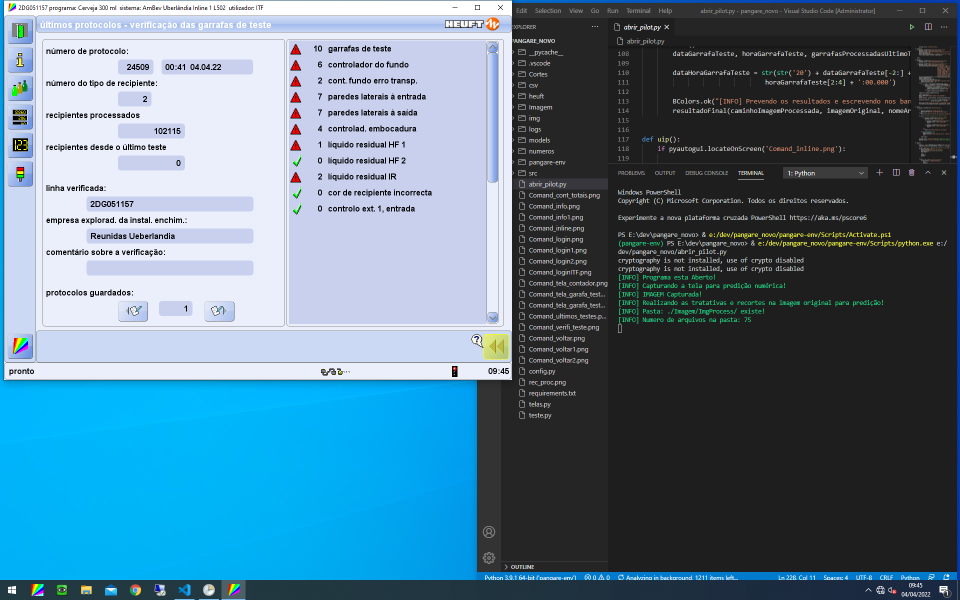
#> input picture src/img/printGrfTeste copy.png, 1920 x 1200 px (shown at 1/2 size); its folder holds only this picture in this run
$ python -i verificaGarrafaTeste.py   (imports and definitions only)
#> lines starting #> are read from the running program, lines starting #| are printed output that depends on the picture; after the words box and inside, x2 and y2 are one past the last pixel; in counts of white or black regions, pixels touching at a corner belong together
import os
import pickle
import warnings

import imutils
from cv2 import cv2
from imutils import contours, paths

from .preprocessamentoImagem import Loader, SimplePreprocessor


def detectaVerificacaoTestes(caminhoPrintTeste):

    # Coletando prints dos displays para obter as imagens:
    # Tirando o print de começo para coletar os números:
    # im = pyautogui.screenshot('C:/pangare/print.jpg') #Armazena o print para cada
    # compilação (LIBERAR QUANDO FOR UTILIZAR)
#> called with caminhoPrintTeste = '../img/printGrfTeste copy.png'
    im_uso = cv2.imread(caminhoPrintTeste)
#> im_uso is the input picture: shape (1200, 1920, 3); mean B, G, R 141.5, 122, 88.4

    data = im_uso[120:146, 327:504]
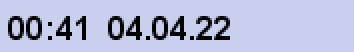
#> data: shape (26, 177, 3) (shown 2 times larger); mean B, G, R 212.4, 185.6, 178.5
    rec_proc = im_uso[248:275, 240:368]
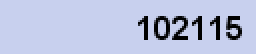
#> rec_proc: shape (27, 128, 3) (shown 2 times larger); mean B, G, R 221.2, 193.3, 185.8

    cv2.imwrite("C:/pangare/src/img/cortes" + "/Data" + ".jpg", data)
    cv2.imwrite("C:/pangare/src/img/cortes" + "/Rec_processados" + ".jpg", rec_proc)

    def recorte(display):  # display = Data ou Rec_processados
        i = 0
        im = cv2.imread("C:/pangare/src/img/cortes/" + str(display) + ".jpg")
        gray = cv2.cvtColor(im, cv2.COLOR_BGR2GRAY)
        thresh = cv2.threshold(gray, 0, 255, cv2.THRESH_BINARY_INV | cv2.THRESH_OTSU)[1]

        # Obtenção dos contornos dos números e ordenação dos mesmos da esquerda
        # para a direita (forma de leitura)
        cnts = cv2.findContours(thresh.copy(), cv2.RETR_LIST, cv2.CHAIN_APPROX_SIMPLE)
        cnts = imutils.grab_contours(cnts)
        cnts = contours.sort_contours(cnts, method="left-to-right")[0]  # Coloca os cortes na ordem de leitura

        for c in cnts:
            area = cv2.contourArea(c)
            (x, y, w, h) = cv2.boundingRect(c)
            if area > 10:
                if h > 10 and w < 10:
                    num = im[y : y + h, x : x + w]
                    cv2.imwrite("C:/pangare/src/img/numeros/" + str(display) + "/numero_" + str(i) + ".jpg", num)
                    i += 1
                elif h > 8 and w > 13 and w < 16:
                    metade = int(x + w / 2)
                    num1 = im[y - 1 : y + h + 1, x - 1 : metade]
                    num2 = im[y - 1 : y + h + 1, metade : x + w + 1]
                    cv2.imwrite("C:/pangare/src/img/numeros/" + str(display) + "/numero_" + str(i) + ".jpg", num1)
                    i += 1
                    cv2.imwrite("C:/pangare/src/img/numeros/" + str(display) + "/numero_" + str(i) + ".jpg", num2)
                    i += 1

    # Excluindo os números que já tinham sido salvos em outras compilações:
    data = list(paths.list_images("C:/pangare/src/img/numeros/Data"))
    rec_proc = list(paths.list_images("C:/pangare/src/img/numeros/Rec_processados"))

    # Deleta as imagens dos números caso elas existam nas pastas
    for i, _ in enumerate(data):
        if data != []:
            os.remove(data[i])

    for i, _ in enumerate(rec_proc):
        if rec_proc != []:
            os.remove(rec_proc[i])

    # Salvando os números em ordem de cada display:
    recorte("Data")
#> in recorte, `gray = cv2.cvtColor(im, cv2.COLOR_BGR2GRAY)`:
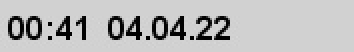
#> gray: shape (26, 177) (shown 2 times larger); min 0, max 215, mean 186.6
#> in recorte, `thresh = cv2.threshold(gray, 0, 255, cv2.THRESH_BINARY_INV | cv2.THRES..`:
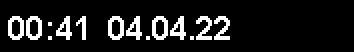
#> thresh: shape (26, 177) (shown 2 times larger); 11.2% white in thin lines or dots, all inside (x1, y1, x2, y2) = (4, 8, 115, 20)
#> in recorte, `cnts = cv2.findContours(thresh.copy(), cv2.RETR_LIST, cv2.CHAIN_APPROX..`: cnts = 21 contours, 8 with area under 20; largest, box (x1, y1, x2, y2) and area: (76, 8, 84, 20) 69, (54, 8, 62, 20) 69, (13, 8, 21, 20) 69, (4, 8, 12, 20) 69, (85, 8, 93, 20) 40
#> in recorte, `cnts = contours.sort_contours(cnts, method="left-to-right")[0]`: cnts = 21 contours, 8 with area under 20; largest, box (x1, y1, x2, y2) and area: (4, 8, 12, 20) 69, (13, 8, 21, 20) 69, (54, 8, 62, 20) 69, (76, 8, 84, 20) 69, (28, 8, 36, 20) 40
#> the loop in recorte, `for c in cnts:` made 21 passes
#> (area, x, y, w, h) on passes 1, 2, 3, 4, 7, 10, 11, 12, 15, 16, 17, 20: (69, 4, 8, 8, 12), (37, 5, 9, 6, 10), (69, 13, 8, 8, 12), (37, 14, 9, 6, 10), (40, 28, 8, 8, 12), (69, 54, 8, 8, 12), (37, 55, 9, 6, 10), (40, 63, 8, 8, 12), (69, 76, 8, 8, 12), (37, 77, 9, 6, 10), (40, 85, 8, 8, 12), (28.5, 98, 8, 8, 12)
#> after the loop in recorte, `for c in cnts:`: i = 10
    recorte("Rec_processados")
#> call 2 of recorte, with display = 'Rec_processados'
#> in recorte (call 2), `gray = cv2.cvtColor(im, cv2.COLOR_BGR2GRAY)`:
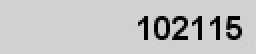
#> gray: shape (27, 128) (shown 2 times larger); min 0, max 216, mean 194.3
#> in recorte (call 2), `thresh = cv2.threshold(gray, 0, 255, cv2.THRESH_BINARY_INV | cv2.THRES..`:
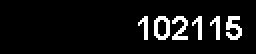
#> thresh: shape (27, 128) (shown 2 times larger); 7.3% white in thin lines or dots, all inside (x1, y1, x2, y2) = (69, 8, 121, 20)
#> in recorte (call 2), `cnts = cv2.findContours(thresh.copy(), cv2.RETR_LIST, cv2.CHAIN_APPROX..`: cnts = 7 contours, 3 with area under 20; largest, box (x1, y1, x2, y2) and area: (77, 8, 85, 20) 69, (78, 9, 84, 19) 37, (113, 8, 121, 20) 33, (86, 8, 94, 20) 28
#> the loop in recorte (call 2), `for c in cnts:` made 7 passes
#> (area, x, y, w, h) on passes 2, 3, 4, 7: (69, 77, 8, 8, 12), (37, 78, 9, 6, 10), (28.5, 86, 8, 8, 12), (33, 113, 8, 8, 12)
#> after the loop in recorte (call 2), `for c in cnts:`: i = 6

    # Carrega o modelo "modelo_knn.pkl" para a variável model
    with warnings.catch_warnings():
        warnings.simplefilter("ignore", category=UserWarning)
#> (the run stopped early here; a loop or call above may not have finished)

$ run again, on src/img/printGrfTeste.png
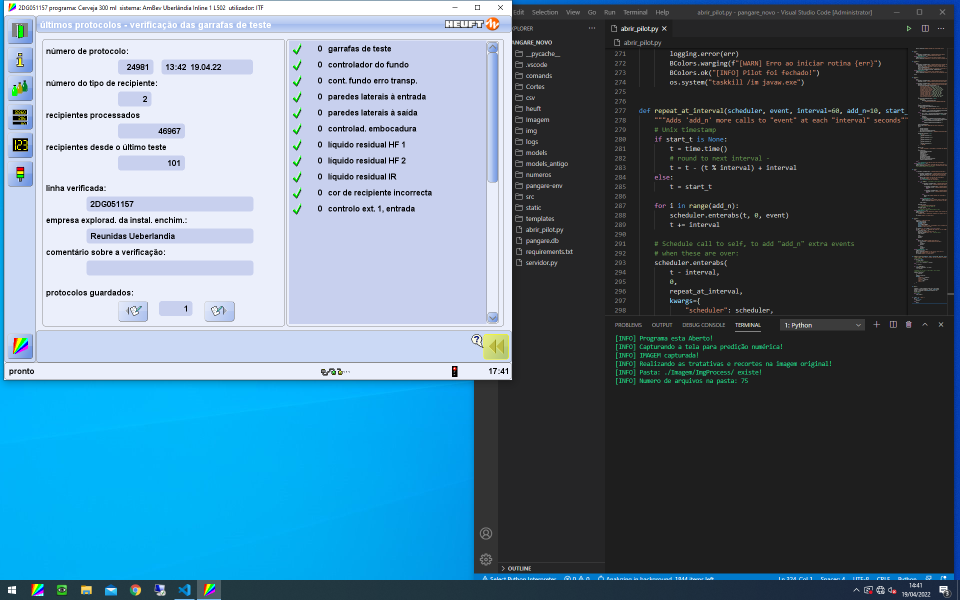
#> input picture src/img/printGrfTeste.png, 1920 x 1200 px (shown at 1/2 size)
#> in detectaVerificacaoTestes, im_uso is the input picture: shape (1200, 1920, 3); mean B, G, R 141, 121.1, 87.4
#> in recorte, `thresh = cv2.threshold(gray, 0, 255, cv2.THRESH_BINARY_INV | cv2.THRES..`:
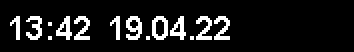
#> thresh: shape (26, 177) (shown 2 times larger); 10.7% white in thin lines or dots, all inside (x1, y1, x2, y2) = (5, 8, 115, 20)
#> in recorte, `cnts = cv2.findContours(thresh.copy(), cv2.RETR_LIST, cv2.CHAIN_APPROX..`: cnts = 18 contours, 9 with area under 20; largest, box (x1, y1, x2, y2) and area: (76, 8, 84, 20) 69, (63, 8, 71, 20) 51, (85, 8, 93, 20) 40, (28, 8, 36, 20) 40, (77, 9, 83, 19) 37
#> in recorte, `cnts = contours.sort_contours(cnts, method="left-to-right")[0]`: cnts = 18 contours, 9 with area under 20; largest, box (x1, y1, x2, y2) and area: (76, 8, 84, 20) 69, (63, 8, 71, 20) 51, (28, 8, 36, 20) 40, (85, 8, 93, 20) 40, (77, 9, 83, 19) 37
#> the loop in recorte, `for c in cnts:` made 18 passes
#> (area, x, y, w, h) on passes 2, 5, 7, 9, 12, 13, 14, 17: (28, 13, 8, 8, 12), (40, 28, 8, 8, 12), (28.5, 37, 8, 8, 12), (51, 63, 8, 8, 12), (69, 76, 8, 8, 12), (37, 77, 9, 6, 10), (40, 85, 8, 8, 12), (28.5, 98, 8, 8, 12)
#> after the loop in recorte, `for c in cnts:`: i = 10
#> im: shape (27, 128, 3)
#> gray: shape (27, 128)
#> in recorte (call 2), `thresh = cv2.threshold(gray, 0, 255, cv2.THRESH_BINARY_INV | cv2.THRES..`:
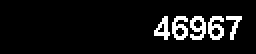
#> thresh: shape (27, 128) (shown 2 times larger); 7.6% white in thin lines or dots, all inside (x1, y1, x2, y2) = (77, 8, 121, 20)
#> in recorte (call 2), `cnts = cv2.findContours(thresh.copy(), cv2.RETR_LIST, cv2.CHAIN_APPROX..`: cnts = 9 contours, 4 with area under 20; largest, box (x1, y1, x2, y2) and area: (104, 8, 112, 20) 51, (95, 8, 103, 20) 51, (86, 8, 94, 20) 51, (77, 8, 85, 20) 40, (113, 8, 121, 20) 20
#> in recorte (call 2), `cnts = contours.sort_contours(cnts, method="left-to-right")[0]`: cnts = 9 contours, 4 with area under 20; largest, box (x1, y1, x2, y2) and area: (86, 8, 94, 20) 51, (95, 8, 103, 20) 51, (104, 8, 112, 20) 51, (77, 8, 85, 20) 40, (113, 8, 121, 20) 20
#> the loop in recorte (call 2), `for c in cnts:` made 9 passes
#> (area, x, y, w, h) on passes 1, 3, 5, 7, 9: (40, 77, 8, 8, 12), (51, 86, 8, 8, 12), (51, 95, 8, 8, 12), (51, 104, 8, 8, 12), (20, 113, 8, 8, 12)
#> after the loop in recorte (call 2), `for c in cnts:`: i = 5
